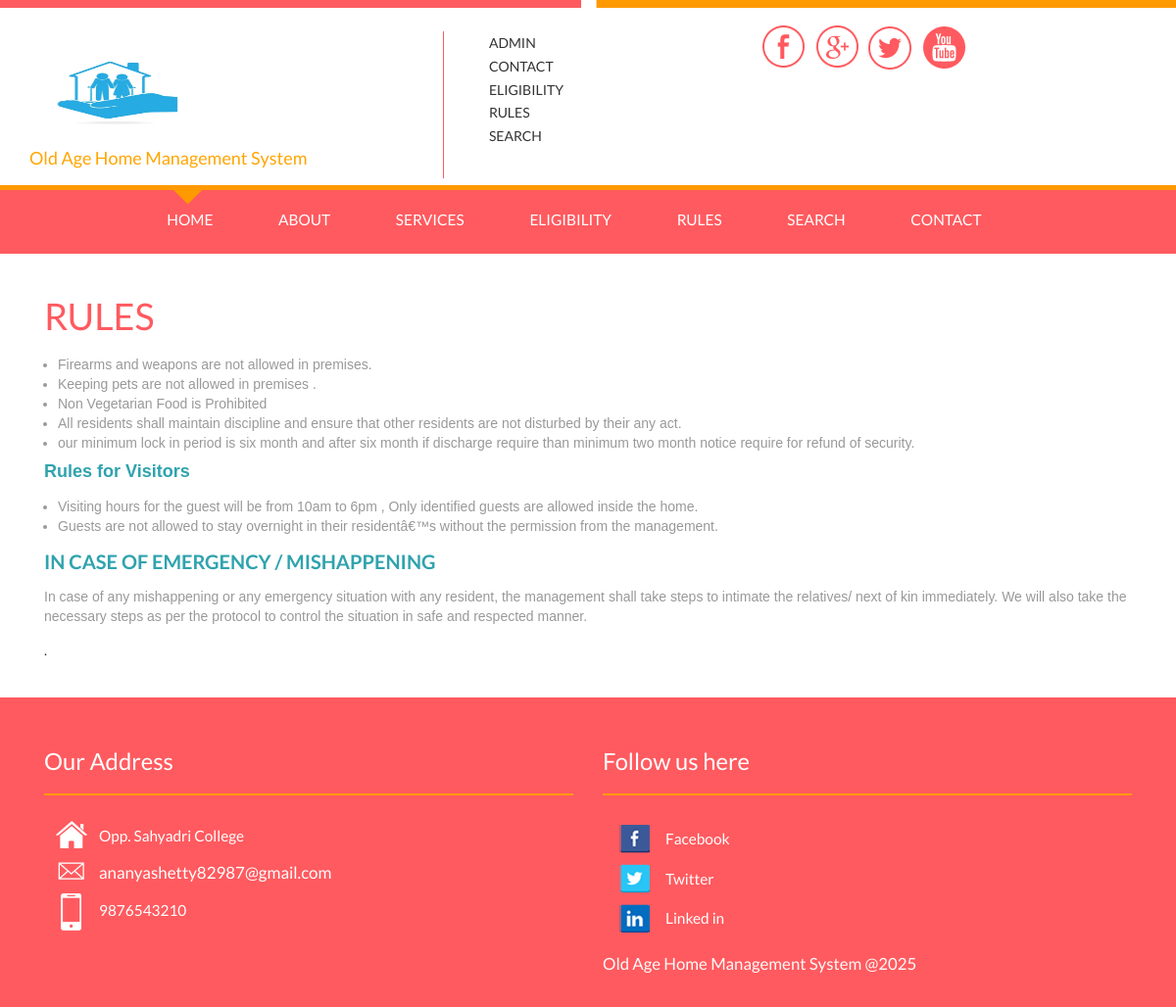
The page /rules.php on the database its author committed.
### tables this page shows
CREATE TABLE `tblpage` (
  `ID` int(10) NOT NULL,
  `PageType` varchar(200) DEFAULT NULL,
  `PageTitle` mediumtext DEFAULT NULL,
  `PageDescription` mediumtext DEFAULT NULL,
  `Email` varchar(200) DEFAULT NULL,
  `MobileNumber` bigint(10) DEFAULT NULL,
  `UpdationDate` date DEFAULT NULL,
  `Timing` varchar(200) NOT NULL
);

### rules.php (the view, shortened to what this page needs)
<?php
include('includes/config.php');
  ?>
<!DOCTYPE HTML>
<html>
<head>
<link href="css/bootstrap.css" rel='stylesheet' type='text/css' />
<link href="css/style.css" rel='stylesheet' type='text/css' />
<link rel="stylesheet" type="text/css" href="css/component.css" />
</head>
<body>
<?php include_once('includes/header.php');?>
	</div>
	 <div class="gallery-section">
		 	<div class="container">
		 			<div class="letest-section">
	 			<div class="container">
	 				<?php
$ret=mysqli_query($con,"select * from tblpage where PageType='rules' ");
while ($row=mysqli_fetch_array($ret)) {
?>
	 				<h3><?php  echo $row['PageTitle'];?></h3>
	 				<p><?php  echo $row['PageDescription'];?>.</p><?php } ?>
    </div>
 </div>
			</div>
		</div>
	<?php include_once('includes/footer.php');?>
</body>
</html>

### includes/footer.php (shortened to what this page needs)
<div class= "footer">
         <div class="container">
            <div class="col-md-6 footer-grid footer-grid1">
                    <div class="Office Address">
                        <h4>Our Address</h4>
                       <ul class="bottom-icons">
                        <?php
$ret=mysqli_query($con,"select * from tblpage where PageType='contactus' ");
while ($row=mysqli_fetch_array($ret)) {
?>
                            <li><a class="home" href="#"><span> </span></a><?php  echo $row['PageDescription'];?></li>
                            <li><a class="mail" href="mailto:info@example.com"><span> </span><?php  echo $row['Email'];?></a></li>
                            <li><a class="mbl" href="#"><span> </span></a><?php  echo $row['MobileNumber'];?></li>
                            <div class="clearfix"> </div><?php } ?>
                        </ul>
                     </div>
                </div>
                <div class="col-md-6 footer-grid footer-grid3">
                    <div class=" Follow us here">
                    <h4> Follow us here</h4>
                        <ul class="bottom-icons two">
                            <li><a class="fbook" href="#"><span> </span></a>Facebook</li>
                            <li><a class="twt" href="#"><span> </span></a>Twitter</li>
                            <li><a class="iin" href="#"><span> </span></a>Linked in</li>
                        </ul>
                    </div>
                    <div class="copy-center">
                            <p>Old Age Home Management System @2025</p>
                        </div>
                    </div>
                    <div class="clearfix"> </div>
                </div>
            </div>

### css/style.css (style rules this page uses)
body { background: #fff; font-family: 'Lato', sans-serif; }
.letest-section { padding:2em 0 2em 0; }
.letest-section h3 { color: #ff5a5f; font-size: 2.5em; margin: 0em 1em 1.5em 0.7em; font-family: 'Lato', sans-serif; font-weight: 400; text-transform: uppercase; }
.service-section h3,.works h3,.gallery-section h3 { margin: 0 0 0.5em; font-size: 2.7em; color: #ff5a5f; text-transform: uppercase; text-align: left; }
.gallery-section h3 { padding-top: 0.4em; }
.footer { background: #ff5a5f; padding: 2em 0; }
.footer p { color:#FDFBF9; font-size:1.2em; text-decoration: none; font-weight:400; margin: 0; line-height: 1.9em; }
.footer-grid h4 { color: #fff; font-size: 1.7em; text-decoration: none; font-weight: 400; margin: 1em 0; border-bottom: 2px solid #ff9901; padding: 0px 0 20px 0; }
ul.bottom-icons,ul.bottom-icons.two { padding: 0; }
ul.bottom-icons li,ul.bottom-icons.two li { display: block; margin-left:0px; list-style: none; }
ul.bottom-icons.two li a span { width:32px; height:32px; display: inline-block; background: url('../images/footer.png') no-repeat; vertical-align: middle; -webkit-transition: all 0.3s ease; -moz-transition: all 0.3s ease; -o-transition: all 0.3s ease; transition: all 0.3s ease; margin: 0 16px; }
ul.bottom-icons li a span { width:32px; height:38px; display: inline-block; background: url('../images/icons.png') no-repeat; vertical-align: middle; -webkit-transition: all 0.3s ease; -moz-transition: all 0.3s ease; -o-transition: all 0.3s ease; transition: all 0.3s ease; margin: 0 12px; }
ul.bottom-icons li a.home span { background-position: 0px -119px; }
ul.bottom-icons li a.mail span { background-position: 0px -179px; }
ul.bottom-icons li a.mbl span { background-position: 0px -219px; }
ul.bottom-icons.two li a.fbook span { background-position: -0px -0px; }
ul.bottom-icons.two li a.twt span { background-position: -0px -32px; }
ul.bottom-icons.two li a.iin span { background-position: -0px -64px; }
.bottom-icons li a,.bottom-icons.two li a,.bottom-icons li,.bottom-icons.two li { font-weight: 400; font-size: 1.1em; text-decoration: none; color: #fff; transition: 0.5s all; -webkit-transition: 0.5s all; -moz-transition: 0.5s all; -o-transition: 0.5s all; }
.bottom-icons.two li a { line-height: 2.4em; }

### css/component.css (style rules this page uses)
.gallery-section { position: relative; }

### rows shown on the page
tblpage: PageTitle "RULES", PageDescription "Firearms and weapons are not allowed in premises. Keeping pets are not allowed in premises . Non Vegetarian Food is Prohibited All residents shall maintain discipline and ensure that other residents are not disturbed by their any act. our minimum lock in period is six month and after six month if discharge require than minimum two month notice require for refund of security. Rules for Visitors Visiting hours for the guest will be from 10am to 6pm , Only identified guests are allowed inside the home. Guests are not allowed to stay overnight in their residentâ€™s without the permission from the management. IN CASE OF EMERGENCY / MISHAPPENING In case of any mishappening or any emergency…"
tblpage: PageDescription "Opp. Sahyadri College", Email "ananyashetty82987@gmail.com", MobileNumber "9876543210"
